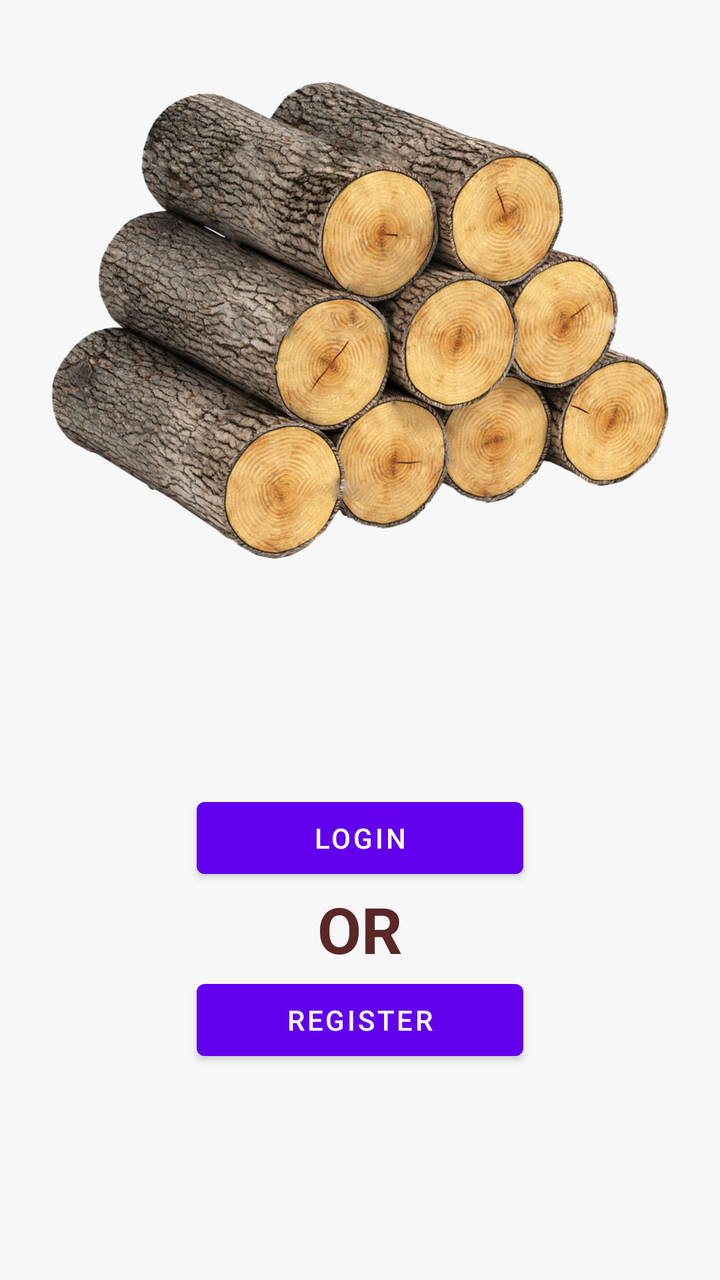
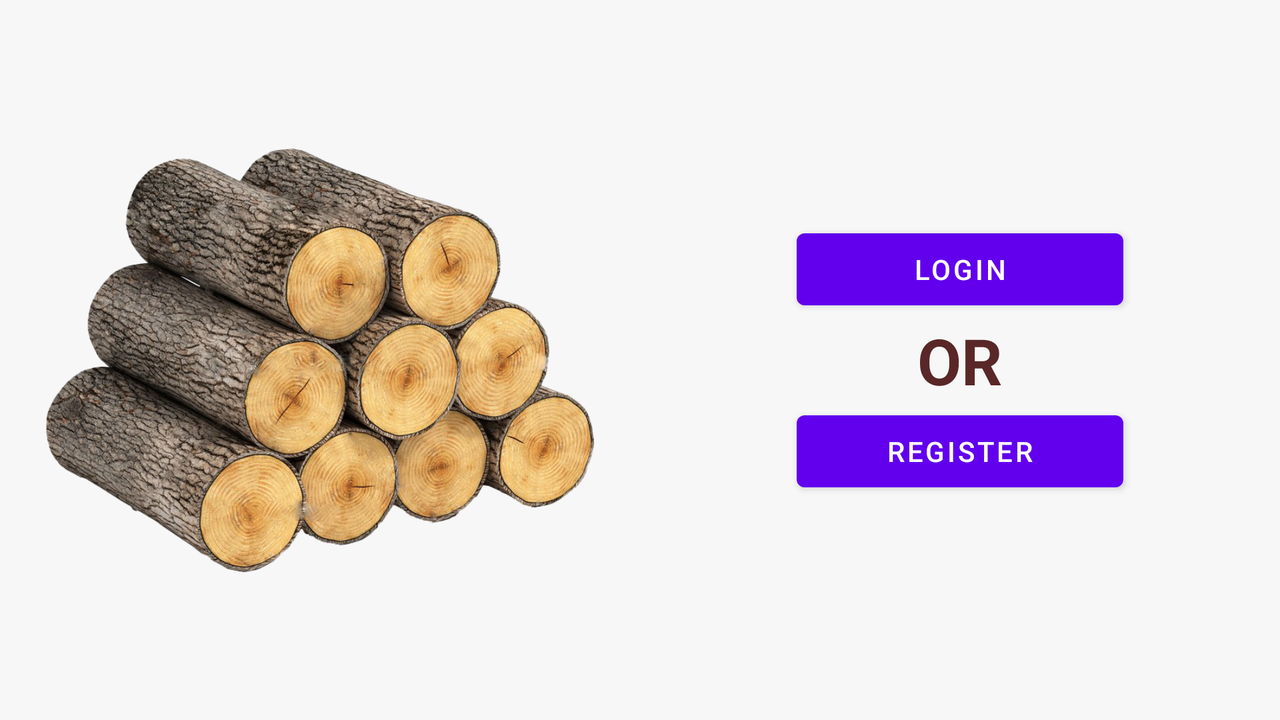

The same Android screen from two of the app's own layout files: first res/layout/ as a phone draws it, then the repository's variant for another configuration, drawn on a device whose configuration selects that folder. Both files follow.
<!-- AndroidManifest.xml: application theme Theme.LOGin -->
<!-- res/layout/activity_main.xml -->
<?xml version="1.0" encoding="utf-8"?>
<androidx.constraintlayout.widget.ConstraintLayout
    xmlns:android="http://schemas.android.com/apk/res/android"
    xmlns:app="http://schemas.android.com/apk/res-auto"
    xmlns:tools="http://schemas.android.com/tools"
    android:id="@+id/CL_Main"
    android:layout_width="match_parent"
    android:layout_height="match_parent"
    android:background="#F7F7F7"
    tools:context=".MainActivity">

    <androidx.constraintlayout.widget.ConstraintLayout
        android:id="@+id/constraintLayoutLogImage"
        android:layout_width="0dp"
        android:layout_height="0dp"
        app:layout_constraintEnd_toEndOf="parent"
        app:layout_constraintHeight_default="percent"
        app:layout_constraintHeight_percent="0.5"
        app:layout_constraintStart_toStartOf="parent"
        app:layout_constraintTop_toTopOf="parent">

        <ImageView
            android:id="@+id/imgLogs"
            android:layout_width="wrap_content"
            android:layout_height="wrap_content"
            android:contentDescription="@string/logs"
            app:layout_constraintBottom_toBottomOf="parent"
            app:layout_constraintEnd_toEndOf="parent"
            app:layout_constraintStart_toStartOf="parent"
            app:layout_constraintTop_toTopOf="parent"
            app:srcCompat="@drawable/wood_logs" />
    </androidx.constraintlayout.widget.ConstraintLayout>

    <Button
        android:id="@+id/btnLogin"
        android:layout_width="wrap_content"
        android:layout_height="wrap_content"
        android:layout_marginTop="75dp"
        android:ems="10"
        android:onClick="goToLoginForm"
        android:text="@string/btn_login"
        app:layout_constraintEnd_toEndOf="parent"
        app:layout_constraintStart_toStartOf="parent"
        app:layout_constraintTop_toBottomOf="@+id/constraintLayoutLogImage" />

    <Button
        android:id="@+id/btnRegister"
        android:layout_width="wrap_content"
        android:layout_height="wrap_content"
        android:ems="10"
        android:onClick="goToRegisterForm"
        android:text="@string/btn_register"
        app:layout_constraintEnd_toEndOf="parent"
        app:layout_constraintStart_toStartOf="parent"
        app:layout_constraintTop_toBottomOf="@+id/textViewOr" />

    <TextView
        android:id="@+id/textViewOr"
        android:layout_width="wrap_content"
        android:layout_height="wrap_content"
        android:text="@string/or"
        android:textColor="#592727"
        android:textSize="32sp"
        android:textStyle="bold"
        app:layout_constraintEnd_toEndOf="parent"
        app:layout_constraintStart_toStartOf="parent"
        app:layout_constraintTop_toBottomOf="@+id/btnLogin" />

</androidx.constraintlayout.widget.ConstraintLayout>
<!-- resources referenced by this layout -->
<resources>
  <!-- drawable wood_logs: png bitmap (drawable, 841368 bytes) -->
  <string name="btn_login">LOGin</string>\
  <string name="btn_register">Register</string>
  <string name="logs">Image of logs</string>
  <string name="or">OR</string>
  <style name="Theme.LOGin" parent="Theme.MaterialComponents.DayNight.NoActionBar">
  
  
  
  
          
          <item name="colorPrimary">@color/purple_500</item>
          <item name="colorPrimaryVariant">@color/purple_700</item>
          <item name="colorOnPrimary">@color/white</item>
          
          <item name="colorSecondary">@color/teal_200</item>
          <item name="colorSecondaryVariant">@color/teal_700</item>
          <item name="colorOnSecondary">@color/black</item>
          
          <item name="android:statusBarColor" tools:targetApi="l">?attr/colorPrimaryVariant</item>
          
      </style>
</resources>
<!-- res/layout-land/activity_main.xml (the repository's variant of the layout above) -->
<!-- drawn on the phone turned sideways -->
<?xml version="1.0" encoding="utf-8"?>
<androidx.constraintlayout.widget.ConstraintLayout
    xmlns:android="http://schemas.android.com/apk/res/android"
    xmlns:app="http://schemas.android.com/apk/res-auto"
    xmlns:tools="http://schemas.android.com/tools"
    android:id="@+id/CL_Main"
    android:layout_width="match_parent"
    android:layout_height="match_parent"
    android:background="#F7F7F7"
    tools:context=".MainActivity">

    <androidx.constraintlayout.widget.ConstraintLayout
        android:id="@+id/constraintLayoutLogImage"
        android:layout_width="0dp"
        android:layout_height="0dp"
        app:layout_constraintBottom_toBottomOf="parent"
        app:layout_constraintStart_toStartOf="parent"
        app:layout_constraintTop_toTopOf="parent"
        app:layout_constraintWidth_default="percent"
        app:layout_constraintWidth_percent="0.5">

        <ImageView
            android:id="@+id/imgLogs"
            android:layout_width="wrap_content"
            android:layout_height="wrap_content"
            android:contentDescription="@string/logs"
            app:layout_constraintBottom_toBottomOf="parent"
            app:layout_constraintEnd_toEndOf="parent"
            app:layout_constraintStart_toStartOf="parent"
            app:layout_constraintTop_toTopOf="parent"
            app:srcCompat="@drawable/wood_logs" />
    </androidx.constraintlayout.widget.ConstraintLayout>

    <Button
        android:id="@+id/btnLogin"
        android:layout_width="wrap_content"
        android:layout_height="wrap_content"
        android:ems="10"
        android:onClick="goToLoginForm"
        android:text="@string/btn_login"
        app:layout_constraintBottom_toTopOf="@+id/textViewOr"
        app:layout_constraintEnd_toEndOf="parent"
        app:layout_constraintHorizontal_bias="0.5"
        app:layout_constraintStart_toEndOf="@+id/constraintLayoutLogImage"
        app:layout_constraintTop_toTopOf="parent"
        app:layout_constraintVertical_chainStyle="packed" />

    <Button
        android:id="@+id/btnRegister"
        android:layout_width="wrap_content"
        android:layout_height="wrap_content"
        android:ems="10"
        android:onClick="goToRegisterForm"
        android:text="@string/btn_register"
        app:layout_constraintBottom_toBottomOf="parent"
        app:layout_constraintEnd_toEndOf="parent"
        app:layout_constraintHorizontal_bias="0.5"
        app:layout_constraintStart_toEndOf="@+id/constraintLayoutLogImage"
        app:layout_constraintTop_toBottomOf="@+id/textViewOr" />

    <TextView
        android:id="@+id/textViewOr"
        android:layout_width="wrap_content"
        android:layout_height="wrap_content"
        android:text="@string/or"
        android:textColor="#592727"
        android:textSize="32sp"
        android:textStyle="bold"
        app:layout_constraintBottom_toTopOf="@+id/btnRegister"
        app:layout_constraintEnd_toEndOf="parent"
        app:layout_constraintHorizontal_bias="0.5"
        app:layout_constraintStart_toEndOf="@+id/constraintLayoutLogImage"
        app:layout_constraintTop_toBottomOf="@+id/btnLogin" />

</androidx.constraintlayout.widget.ConstraintLayout>
